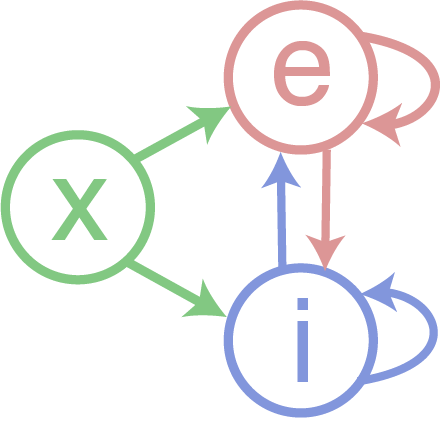
#> input picture ImageFiles/EIRecurrentNet.png, 441 x 439 px
$ jupyter execute RecurrentSpikingNet.ipynb   (shell and % lines are left out)
#> lines starting #> are read from the running program, lines starting #| are printed output that depends on the picture
[cell 1]
###############################################
## Import packages and specify some settings ##
###############################################
# Import packages
import numpy as np
import matplotlib.pyplot as plt
import seaborn as sns

# This makes plots show up and look nice
sns.set(context='paper',style='white',font_scale=1.5,rc={"lines.linewidth":2.5})
sns.set_palette('muted')

###############################################
###############################################

# For computing runtimes
from time import time as tm

# Seed random number generator so that
# we get the same results every time
# we run this code
np.random.seed(6)

# Discretized time
T=200
dt=.1
time=np.arange(0,T,dt)
Nt=len(time)

# Number of external, exc and inh neurons
Nx=800
Ne=800
Ni=200

# Connection strengths
jex=30.0
jix=20.0
jee=12.0
jei=-45.0
jie=35.0
jii=-70.0


# Connection probabilities
pex=.2
pix=.2
pee=.2
pei=.2
pie=.2
pii=.2

# External neuron firing rates
rx=5/1000

# EIF neuron parameters
taum=10
EL=-72
Vre=-72
VT=-55
D=2
Vth=0

# Synaptic time constants
taux=8
taue=6
taui=4


# Generate external spike trains as Poisson processes
Sx=np.random.binomial(1,rx*dt,(Nx,len(time)))/dt

# Connection matrices
Jex=jex*np.random.binomial(1,pex,(Ne,Nx))
Jee=jee*np.random.binomial(1,pee,(Ne,Ne))
Jei=jei*np.random.binomial(1,pei,(Ne,Ni))
Jix=jix*np.random.binomial(1,pix,(Ni,Nx))
Jie=jie*np.random.binomial(1,pie,(Ni,Ne))
Jii=jii*np.random.binomial(1,pii,(Ni,Ni))

# Initialize membrane potentials randomly
Ve=np.random.rand(Ne)*(VT-EL)+EL
Vi=np.random.rand(Ni)*(VT-EL)+EL
# Initialize all else as zeros
Iex=np.zeros(Ne)
Iee=np.zeros(Ne)
Iei=np.zeros(Ne)
Iix=np.zeros(Ni)
Iie=np.zeros(Ni)
Iii=np.zeros(Ni)
Se=np.zeros((Ne,len(time)))
Si=np.zeros((Ni,len(time)))
t0=tm()
print('Running sim. This will take several seconds...')
for i in range(len(time)-1):

    # Euler step for membrane potentials
    Ve=Ve+dt*(-(Ve-EL)+D*np.exp((Ve-VT)/D)+Iex+Iee+Iei)/taum
    Vi=Vi+dt*(-(Vi-EL)+D*np.exp((Vi-VT)/D)+Iix+Iie+Iii)/taum


    # Euler step for synaptic currents
    Iex=Iex+dt*(-Iex+Jex@Sx[:,i])/taux
    Iee=Iee+dt*(-Iee+Jee@Se[:,i])/taue
    Iei=Iei+dt*(-Iei+Jei@Si[:,i])/taui
    Iix=Iix+dt*(-Iix+Jix@Sx[:,i])/taux
    Iie=Iie+dt*(-Iie+Jie@Se[:,i])/taue
    Iii=Iii+dt*(-Iii+Jii@Si[:,i])/taui


    # Find which excitatory neurons spiked.
    Inds=np.nonzero(Ve>=Vth)[0]
    # Reset membrane potentials
    Ve[Inds]=Vre
    # Store spikes as delta functions
    Se[Inds,i+1]=1/dt

    # Now do the same for inhibitory neurons
    Inds=np.nonzero(Vi>=Vth)[0]
    # Reset membrane potentials
    Vi[Inds]=Vre
    # Store spikes as delta functions
    Si[Inds,i+1]=1/dt


print('time for sim = ',tm()-t0,'s')


# Mean-field connectivity
wex=jex*pex*Nx
wix=jix*pix*Nx
wee=jee*pee*Ne
wei=jei*pei*Ni
wie=jie*pie*Ne
wii=jii*pii*Ni
W=np.array([[wee, wei],  [wie, wii]])
X=np.array([wex*rx, wix*rx])

# Get spike times and neuron indices
[SxIndices,SxTimes]=np.nonzero(Sx)
SxTimes=SxTimes*dt
[SeIndices,SeTimes]=np.nonzero(Se)
SeTimes=SeTimes*dt
[SiIndices,SiTimes]=np.nonzero(Si)
SiTimes=SiTimes*dt


# g and theta from the fit in EIFficurve.ipynb
g = 0.00358
theta = 9.64

# Mean-field approx to fixed point rates
rBarMF=np.linalg.inv(np.eye(2)-g*W)@(X-theta)*g
print('Statiomary mean field rates: re =',1000*rBarMF[0],'Hz, ri =',1000*rBarMF[1],'Hz')


# Compute population-averged rates across time
re=np.mean(Se,axis=0)
ri=np.mean(Si,axis=0)

# Smooth the population-averaged rates
sigma=6
s=np.arange(-3*sigma,3*sigma,dt)
k=np.exp(-(s**2)/(2*sigma**2)) # Gaussian kernel
k[s<0]=0 # Make it causal
k=k/(sum(k)*dt)
re=np.convolve(k,re,'same')*dt
ri=np.convolve(k,ri,'same')*dt


# Make figure
plt.subplots(2,3,figsize=(11, 4))

plt.subplot(2,3,1)
# Get image for plot
# Get image for plot
try:
    im = plt.imread('../ImageFiles/EIRecurrentNet.png')
#> im is the input picture: shape (439, 441, 3) float32; mean R, G, B 0.952, 0.954, 0.953
except:
    try:
        url = "https://raw.githubusercontent.com/RobertRosenbaum/ModelingNeuralCircuits/master/ImageFiles/EIRecurrentNet.png"
        file = np.DataSource().open(url)
        im = plt.imread(file.name)
    except:
        im = 1.0+np.zeros([100,100,3],dtype=np.uint8)
plt.imshow(im,interpolation='hanning')
plt.axis('off')
plt.title('A',loc='left')

plt.subplot(2,3,4)
plt.plot(SxTimes,SxIndices,'g.',markersize=2)
plt.xlabel('time (ms)')
plt.xlim([0,T])
plt.ylim([0,Nx])
plt.ylabel('x neuron index')
plt.title('B',loc='left')
sns.despine()

plt.subplot(2,3,2)
plt.plot(SeTimes,SeIndices,'r.',markersize=3)
plt.xlim([0,T])
plt.ylim([0,Ne])
#plt.xlabel('time (ms)')
plt.ylabel('e neuron index')
plt.title('C',loc='left')
sns.despine()

plt.subplot(2,3,5)
plt.plot(time,1000*re,'r')
plt.plot(time,1000*rBarMF[0]+np.zeros_like(time),'k--')
plt.xlim([0,T])
plt.xlabel('time (ms)')
plt.ylabel('e rate (Hz)')
plt.title('D',loc='left')
sns.despine()

plt.subplot(2,3,3)
plt.plot(SiTimes,SiIndices,'b.',markersize=3)
plt.xlim([0,T])
plt.ylim([0,Ni])
#plt.xlabel('time (ms)')
plt.ylabel('i neuron index')
plt.title('E',loc='left')
sns.despine()

plt.subplot(2,3,6)
plt.plot(time,1000*ri,'b')
plt.xlim([0,T])
plt.plot(time,1000*rBarMF[1]+np.zeros_like(time),'k--')
plt.xlabel('time (ms)')
plt.ylabel('i rate (Hz)')
plt.title('F',loc='left')
sns.despine()


plt.tight_layout()
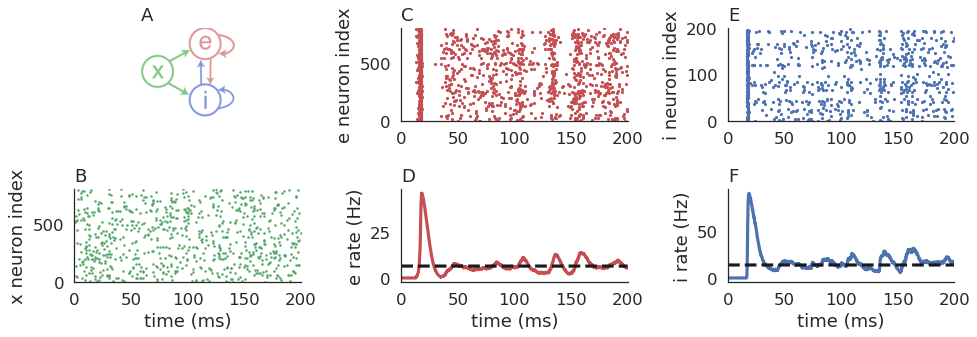
#> figure drawn by matplotlib, 6 panels; panel 5: curve peaks at x = 18, y = 46.39; panel 6: curve peaks at x = 18.5, y = 90.82
